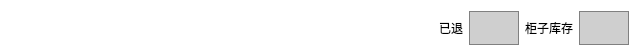
<?xml version="1.0" encoding="UTF-8"?>
<ui version="4.0">
 <class>CabinetRefundItem</class>
 <widget class="QWidget" name="CabinetRefundItem">
  <property name="geometry">
   <rect>
    <x>0</x>
    <y>0</y>
    <width>640</width>
    <height>56</height>
   </rect>
  </property>
  <property name="windowTitle">
   <string>Form</string>
  </property>
  <property name="styleSheet">
   <string notr="true">QWidget{
font: 18px &quot;微软雅黑&quot;;
background-color: rgb(255, 255, 255);
}
QPushButton{
border:1px solid gray;
border-radius:10;
}</string>
  </property>
  <layout class="QHBoxLayout" name="horizontalLayout" stretch="12,0,0,0,0">
   <item>
    <widget class="QLabel" name="name">
     <property name="text">
      <string/>
     </property>
    </widget>
   </item>
   <item>
    <widget class="QLabel" name="label">
     <property name="text">
      <string>已退</string>
     </property>
    </widget>
   </item>
   <item>
    <widget class="QLabel" name="num">
     <property name="minimumSize">
      <size>
       <width>50</width>
       <height>0</height>
      </size>
     </property>
     <property name="styleSheet">
      <string notr="true">background-color: rgb(207, 207, 207);
border:1px solid gray;</string>
     </property>
     <property name="frameShape">
      <enum>QFrame::StyledPanel</enum>
     </property>
     <property name="text">
      <string/>
     </property>
     <property name="alignment">
      <set>Qt::AlignCenter</set>
     </property>
    </widget>
   </item>
   <item>
    <widget class="QLabel" name="label_2">
     <property name="text">
      <string>柜子库存</string>
     </property>
    </widget>
   </item>
   <item>
    <widget class="QLabel" name="maxNum">
     <property name="minimumSize">
      <size>
       <width>50</width>
       <height>0</height>
      </size>
     </property>
     <property name="styleSheet">
      <string notr="true">background-color: rgb(207, 207, 207);
border:1px solid gray;</string>
     </property>
     <property name="text">
      <string/>
     </property>
    </widget>
   </item>
  </layout>
 </widget>
 <resources/>
 <connections/>
</ui>
